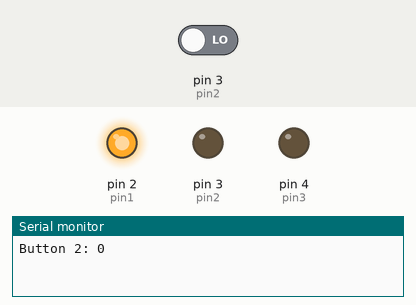
Simulated run of this sketch. Board: Arduino Uno, built with avr-gcc and run on an emulated ATmega328P. Parts: output pins drawn as LEDs (lit = HIGH), the last lines printed to the serial monitor. The test bench sets the inputs (shaded band); at power-on: pin 3 (pin2) LOW.

Above: at 0.2 s.
At 1.6 s:
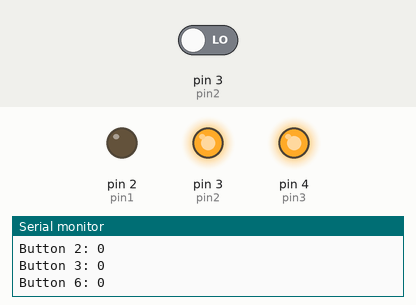
At 3.5 s:
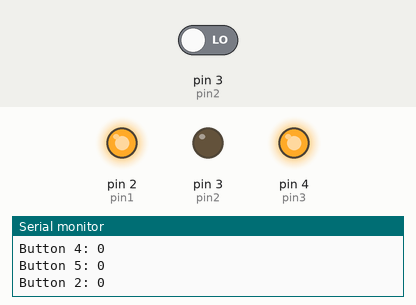
At 4.1 s:
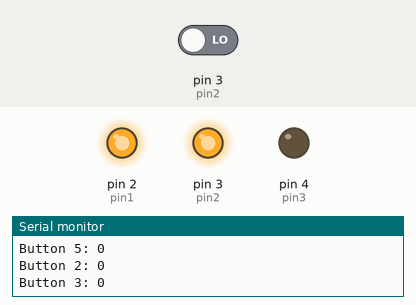
At 6.0 s:
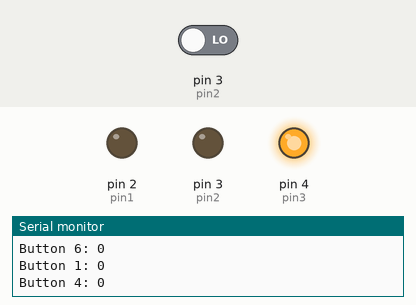
Timing chart, 0 to 7.6 s (numbered marks = the images above):
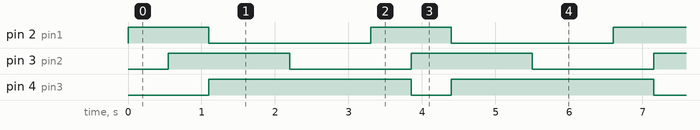

The sketch:

DIgital_Signal_Read_and_Write_Test.ino
```cpp
const int pin1 = 2; //use this code to implement a 3 rail, 6 button charlieplexing system
const int pin2 = 3;
const int pin3 = 4;
void setup() {
  // put your setup code here, to run once:
  Serial.begin(9600);
}

void loop() {
  // put your main code here, to run repeatedly:
  //BUTTON 2
  pinMode( pin1, OUTPUT);
  pinMode(pin2, OUTPUT);
  pinMode(pin3, INPUT);
  //Serial.print("The output is set to pin1 high, pin2 low, pin3 input \n");
    digitalWrite(pin1, HIGH);
    digitalWrite(pin2, LOW);
  Serial.print("Button 2: ");
  delay(50);
    Serial.print(digitalRead(pin3));
     Serial.print("\n");
    delay(500);

//BUTTON 3
  pinMode( pin1, INPUT);
  pinMode(pin2, OUTPUT);
  pinMode(pin3, OUTPUT);
  //Serial.print("The output is set to pin1 input, pin2 high, pin3 low \n");
    digitalWrite(pin2, HIGH);
    digitalWrite(pin3, LOW);
  Serial.print("Button 3: ");
  delay(50);
    Serial.print(digitalRead(pin1));
     Serial.print("\n");
    delay(500);

    //BUTTON 6
  pinMode( pin1, OUTPUT);
  pinMode(pin2, INPUT);
  pinMode(pin3, OUTPUT);
  //Serial.print("The output is set to pin1 low, pin2 input, pin3 high \n");
    digitalWrite(pin1, LOW);
    digitalWrite(pin3, HIGH);
  Serial.print("Button 6: ");
  delay(50);
    Serial.print(digitalRead(pin2));
     Serial.print("\n");
    delay(500);

  //BUTTON 1
  pinMode( pin1, OUTPUT);
  pinMode(pin2, OUTPUT);
  pinMode(pin3, INPUT);
  //Serial.print("The output is set to pin1 low, pin2 high, pin3 input \n");
    digitalWrite(pin1, LOW);
    digitalWrite(pin2, HIGH);
  Serial.print("Button 1: ");
  delay(50);
    Serial.print(digitalRead(pin3));
     Serial.print("\n");
    delay(500);

    //BUTTON 4
  pinMode( pin1, INPUT);
  pinMode(pin2, OUTPUT);
  pinMode(pin3, OUTPUT);
  //Serial.print("The output is set to pin1 input, pin2 low, pin3 high \n");
    digitalWrite(pin3, HIGH);
    digitalWrite(pin2, LOW);
  Serial.print("Button 4: ");
  delay(50);
    Serial.print(digitalRead(pin1));
     Serial.print("\n");
    delay(500);

    //BUTTON 5
  pinMode( pin1, OUTPUT);
  pinMode(pin2, INPUT);
  pinMode(pin3, OUTPUT);
  //Serial.print("The output is set to pin1 low, pin2 input, pin3 high \n");
    digitalWrite(pin1, LOW);
    digitalWrite(pin3, HIGH);
  Serial.print("Button 5: ");
    delay(50);
    Serial.print(digitalRead(pin2));
     Serial.print("\n");
    delay(500);
}
```

Measured:
- by itself, pin 2 (pin1): alternates HIGH for 1.1 s and LOW for 2.2 s
- by itself, pin 3 (pin2): alternates HIGH for 1.7 s and LOW for 1.7 s
- by itself, pin 4 (pin3): alternates HIGH for 2.8 s and LOW for 0.55 s
